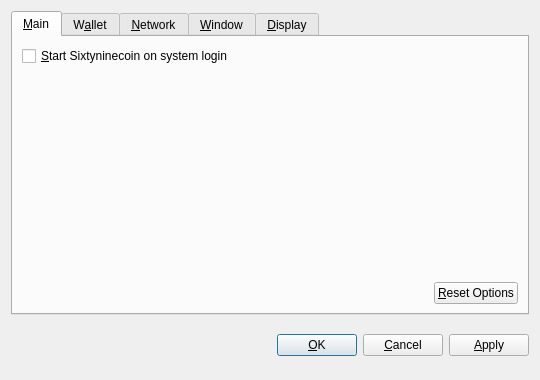
<?xml version="1.0" encoding="UTF-8"?>
<ui version="4.0">
 <class>OptionsDialog</class>
 <widget class="QDialog" name="OptionsDialog">
  <property name="geometry">
   <rect>
    <x>0</x>
    <y>0</y>
    <width>540</width>
    <height>380</height>
   </rect>
  </property>
  <property name="windowTitle">
   <string>Options</string>
  </property>
  <property name="modal">
   <bool>true</bool>
  </property>
  <layout class="QVBoxLayout" name="verticalLayout">
   <item>
    <widget class="QTabWidget" name="tabWidget">
     <property name="tabPosition">
      <enum>QTabWidget::North</enum>
     </property>
     <property name="currentIndex">
      <number>0</number>
     </property>
     <widget class="QWidget" name="tabMain">
      <attribute name="title">
       <string>&amp;Main</string>
      </attribute>
      <layout class="QVBoxLayout" name="verticalLayout_Main">
       <item>
        <widget class="QCheckBox" name="bitcoinAtStartup">
         <property name="toolTip">
          <string>Automatically start Sixtyninecoin after logging in to the system.</string>
         </property>
         <property name="text">
          <string>&amp;Start Sixtyninecoin on system login</string>
         </property>
        </widget>
       </item>
       <item>
        <spacer name="verticalSpacer_Main">
         <property name="orientation">
          <enum>Qt::Vertical</enum>
         </property>
         <property name="sizeHint" stdset="0">
          <size>
           <width>20</width>
           <height>40</height>
          </size>
         </property>
        </spacer>
       </item>
       <item>
        <layout class="QHBoxLayout" name="horizontalLayout_2_Main">
         <item>
          <spacer name="horizontalSpacer_2_Main">
           <property name="orientation">
            <enum>Qt::Horizontal</enum>
           </property>
           <property name="sizeHint" stdset="0">
            <size>
             <width>40</width>
             <height>20</height>
            </size>
           </property>
          </spacer>
         </item>
         <item>
          <widget class="QPushButton" name="resetButton">
           <property name="toolTip">
            <string>Reset all client options to default.</string>
           </property>
           <property name="text">
            <string>&amp;Reset Options</string>
           </property>
           <property name="autoDefault">
            <bool>false</bool>
           </property>
          </widget>
         </item>
        </layout>
       </item>
      </layout>
     </widget>
     <widget class="QWidget" name="tabWallet">
      <attribute name="title">
       <string>W&amp;allet</string>
      </attribute>
      <layout class="QVBoxLayout" name="verticalLayout_Network">
       <item>
        <widget class="QLabel" name="transactionFeeInfoLabel">
         <property name="text">
          <string>Optional transaction fee per kB that helps make sure your transactions are processed quickly. Most transactions are 1 kB.</string>
         </property>
         <property name="textFormat">
          <enum>Qt::PlainText</enum>
         </property>
         <property name="wordWrap">
          <bool>true</bool>
         </property>
        </widget>
       </item>
       <item>
        <layout class="QHBoxLayout" name="horizontalLayout_1_Main">
         <item>
          <widget class="QLabel" name="transactionFeeLabel">
           <property name="text">
            <string>Pay transaction &amp;fee</string>
           </property>
           <property name="textFormat">
            <enum>Qt::PlainText</enum>
           </property>
           <property name="buddy">
            <cstring>transactionFee</cstring>
           </property>
          </widget>
         </item>
         <item>
          <widget class="BitcoinAmountField" name="transactionFee"/>
         </item>
         <item>
          <spacer name="horizontalSpacer_1_Main">
           <property name="orientation">
            <enum>Qt::Horizontal</enum>
           </property>
           <property name="sizeHint" stdset="0">
            <size>
             <width>40</width>
             <height>20</height>
            </size>
           </property>
          </spacer>
         </item>
        </layout>
       </item>
       <item>
        <widget class="QLabel" name="label">
         <property name="text">
          <string>If you disable the spending of unconfirmed change, the change from a transaction cannot be used until that transaction has at least one confirmation. This also affects how your balance is computed.</string>
         </property>
         <property name="wordWrap">
          <bool>true</bool>
         </property>
        </widget>
       </item>
       <item>
        <widget class="QCheckBox" name="spendZeroConfChange">
         <property name="text">
          <string>Spend unconfirmed change  (experts only)</string>
         </property>
        </widget>
       </item>
       <item>
        <spacer name="verticalSpacer">
         <property name="orientation">
          <enum>Qt::Vertical</enum>
         </property>
         <property name="sizeHint" stdset="0">
          <size>
           <width>20</width>
           <height>40</height>
          </size>
         </property>
        </spacer>
       </item>
      </layout>
     </widget>
     <widget class="QWidget" name="tabNetwork">
      <attribute name="title">
       <string>&amp;Network</string>
      </attribute>
      <layout class="QVBoxLayout" name="verticalLayout_Network">
       <item>
        <widget class="QCheckBox" name="mapPortUpnp">
         <property name="toolTip">
          <string>Automatically open the Sixtyninecoin client port on the router. This only works when your router supports UPnP and it is enabled.</string>
         </property>
         <property name="text">
          <string>Map port using &amp;UPnP</string>
         </property>
        </widget>
       </item>
       <item>
        <widget class="QCheckBox" name="connectSocks">
         <property name="toolTip">
          <string>Connect to the Sixtyninecoin network through a SOCKS proxy (e.g. when connecting through Tor).</string>
         </property>
         <property name="text">
          <string>&amp;Connect through SOCKS proxy:</string>
         </property>
        </widget>
       </item>
       <item>
        <layout class="QHBoxLayout" name="horizontalLayout_Network">
         <item>
          <widget class="QLabel" name="proxyIpLabel">
           <property name="text">
            <string>Proxy &amp;IP:</string>
           </property>
           <property name="textFormat">
            <enum>Qt::PlainText</enum>
           </property>
           <property name="buddy">
            <cstring>proxyIp</cstring>
           </property>
          </widget>
         </item>
         <item>
          <widget class="QValidatedLineEdit" name="proxyIp">
           <property name="maximumSize">
            <size>
             <width>140</width>
             <height>16777215</height>
            </size>
           </property>
           <property name="toolTip">
            <string>IP address of the proxy (e.g. 127.0.0.1)</string>
           </property>
          </widget>
         </item>
         <item>
          <widget class="QLabel" name="proxyPortLabel">
           <property name="text">
            <string>&amp;Port:</string>
           </property>
           <property name="textFormat">
            <enum>Qt::PlainText</enum>
           </property>
           <property name="buddy">
            <cstring>proxyPort</cstring>
           </property>
          </widget>
         </item>
         <item>
          <widget class="QLineEdit" name="proxyPort">
           <property name="maximumSize">
            <size>
             <width>55</width>
             <height>16777215</height>
            </size>
           </property>
           <property name="toolTip">
            <string>Port of the proxy (e.g. 9050)</string>
           </property>
          </widget>
         </item>
         <item>
          <widget class="QLabel" name="socksVersionLabel">
           <property name="text">
            <string>SOCKS &amp;Version:</string>
           </property>
           <property name="textFormat">
            <enum>Qt::PlainText</enum>
           </property>
           <property name="buddy">
            <cstring>socksVersion</cstring>
           </property>
          </widget>
         </item>
         <item>
          <widget class="QValueComboBox" name="socksVersion">
           <property name="toolTip">
            <string>SOCKS version of the proxy (e.g. 5)</string>
           </property>
          </widget>
         </item>
         <item>
          <spacer name="horizontalSpacer_Network">
           <property name="orientation">
            <enum>Qt::Horizontal</enum>
           </property>
           <property name="sizeHint" stdset="0">
            <size>
             <width>40</width>
             <height>20</height>
            </size>
           </property>
          </spacer>
         </item>
        </layout>
       </item>
       <item>
        <spacer name="verticalSpacer_Network">
         <property name="orientation">
          <enum>Qt::Vertical</enum>
         </property>
         <property name="sizeHint" stdset="0">
          <size>
           <width>20</width>
           <height>40</height>
          </size>
         </property>
        </spacer>
       </item>
      </layout>
     </widget>
     <widget class="QWidget" name="tabWindow">
      <attribute name="title">
       <string>&amp;Window</string>
      </attribute>
      <layout class="QVBoxLayout" name="verticalLayout_Window">
       <item>
        <widget class="QCheckBox" name="minimizeToTray">
         <property name="toolTip">
          <string>Show only a tray icon after minimizing the window.</string>
         </property>
         <property name="text">
          <string>&amp;Minimize to the tray instead of the taskbar</string>
         </property>
        </widget>
       </item>
       <item>
        <widget class="QCheckBox" name="minimizeOnClose">
         <property name="toolTip">
          <string>Minimize instead of exit the application when the window is closed. When this option is enabled, the application will be closed only after selecting Quit in the menu.</string>
         </property>
         <property name="text">
          <string>M&amp;inimize on close</string>
         </property>
        </widget>
       </item>
       <item>
        <spacer name="verticalSpacer_Window">
         <property name="orientation">
          <enum>Qt::Vertical</enum>
         </property>
         <property name="sizeHint" stdset="0">
          <size>
           <width>20</width>
           <height>40</height>
          </size>
         </property>
        </spacer>
       </item>
      </layout>
     </widget>
     <widget class="QWidget" name="tabDisplay">
      <attribute name="title">
       <string>&amp;Display</string>
      </attribute>
      <layout class="QVBoxLayout" name="verticalLayout_Display">
       <item>
        <layout class="QHBoxLayout" name="horizontalLayout_1_Display">
         <item>
          <widget class="QLabel" name="langLabel">
           <property name="text">
            <string>User Interface &amp;language:</string>
           </property>
           <property name="textFormat">
            <enum>Qt::PlainText</enum>
           </property>
           <property name="buddy">
            <cstring>lang</cstring>
           </property>
          </widget>
         </item>
         <item>
          <widget class="QValueComboBox" name="lang">
           <property name="toolTip">
            <string>The user interface language can be set here. This setting will take effect after restarting Sixtyninecoin.</string>
           </property>
          </widget>
         </item>
        </layout>
       </item>
       <item>
        <layout class="QHBoxLayout" name="horizontalLayout_2_Display">
         <item>
          <widget class="QLabel" name="unitLabel">
           <property name="text">
            <string>&amp;Unit to show amounts in:</string>
           </property>
           <property name="textFormat">
            <enum>Qt::PlainText</enum>
           </property>
           <property name="buddy">
            <cstring>unit</cstring>
           </property>
          </widget>
         </item>
         <item>
          <widget class="QValueComboBox" name="unit">
           <property name="toolTip">
            <string>Choose the default subdivision unit to show in the interface and when sending coins.</string>
           </property>
          </widget>
         </item>
        </layout>
       </item>
       <item>
        <widget class="QCheckBox" name="displayAddresses">
         <property name="toolTip">
          <string>Whether to show Sixtyninecoin addresses in the transaction list or not.</string>
         </property>
         <property name="text">
          <string>&amp;Display addresses in transaction list</string>
         </property>
        </widget>
       </item>
       <item>
        <widget class="QCheckBox" name="coinControlFeatures">
         <property name="toolTip">
          <string>Whether to show coin control features or not.</string>
         </property>
         <property name="text">
          <string>Display coin &amp;control features (experts only!)</string>
         </property>
        </widget>
       </item>
       <item>
        <spacer name="verticalSpacer_Display">
         <property name="orientation">
          <enum>Qt::Vertical</enum>
         </property>
         <property name="sizeHint" stdset="0">
          <size>
           <width>20</width>
           <height>40</height>
          </size>
         </property>
        </spacer>
       </item>
      </layout>
     </widget>
    </widget>
   </item>
   <item>
    <layout class="QHBoxLayout" name="horizontalLayout_Buttons">
     <item>
      <spacer name="horizontalSpacer_1">
       <property name="orientation">
        <enum>Qt::Horizontal</enum>
       </property>
       <property name="sizeHint" stdset="0">
        <size>
         <width>40</width>
         <height>48</height>
        </size>
       </property>
      </spacer>
     </item>
     <item>
      <widget class="QLabel" name="statusLabel">
       <property name="font">
        <font>
         <weight>75</weight>
         <bold>true</bold>
        </font>
       </property>
       <property name="text">
        <string/>
       </property>
       <property name="textFormat">
        <enum>Qt::PlainText</enum>
       </property>
       <property name="wordWrap">
        <bool>true</bool>
       </property>
      </widget>
     </item>
     <item>
      <spacer name="horizontalSpacer_2">
       <property name="orientation">
        <enum>Qt::Horizontal</enum>
       </property>
       <property name="sizeHint" stdset="0">
        <size>
         <width>40</width>
         <height>48</height>
        </size>
       </property>
      </spacer>
     </item>
     <item>
      <widget class="QPushButton" name="okButton">
       <property name="text">
        <string>&amp;OK</string>
       </property>
      </widget>
     </item>
     <item>
      <widget class="QPushButton" name="cancelButton">
       <property name="text">
        <string>&amp;Cancel</string>
       </property>
       <property name="autoDefault">
        <bool>false</bool>
       </property>
      </widget>
     </item>
     <item>
      <widget class="QPushButton" name="applyButton">
       <property name="text">
        <string>&amp;Apply</string>
       </property>
       <property name="autoDefault">
        <bool>false</bool>
       </property>
      </widget>
     </item>
    </layout>
   </item>
  </layout>
 </widget>
 <customwidgets>
  <customwidget>
   <class>BitcoinAmountField</class>
   <extends>QSpinBox</extends>
   <header>bitcoinamountfield.h</header>
  </customwidget>
  <customwidget>
   <class>QValueComboBox</class>
   <extends>QComboBox</extends>
   <header>qvaluecombobox.h</header>
  </customwidget>
  <customwidget>
   <class>QValidatedLineEdit</class>
   <extends>QLineEdit</extends>
   <header>qvalidatedlineedit.h</header>
  </customwidget>
 </customwidgets>
 <resources/>
 <connections/>
</ui>
